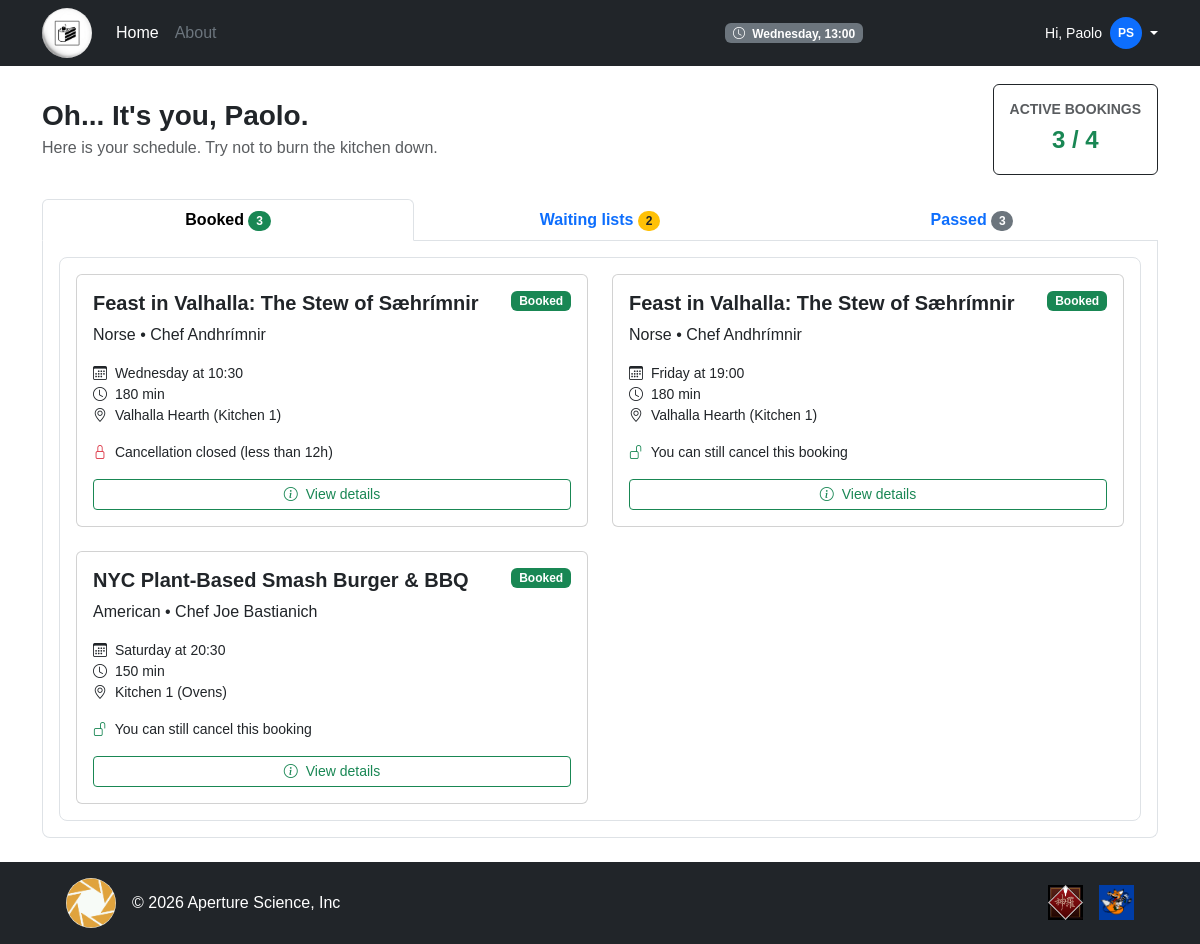
/student_profile (signed in), run on an earlier commit of the app's database.
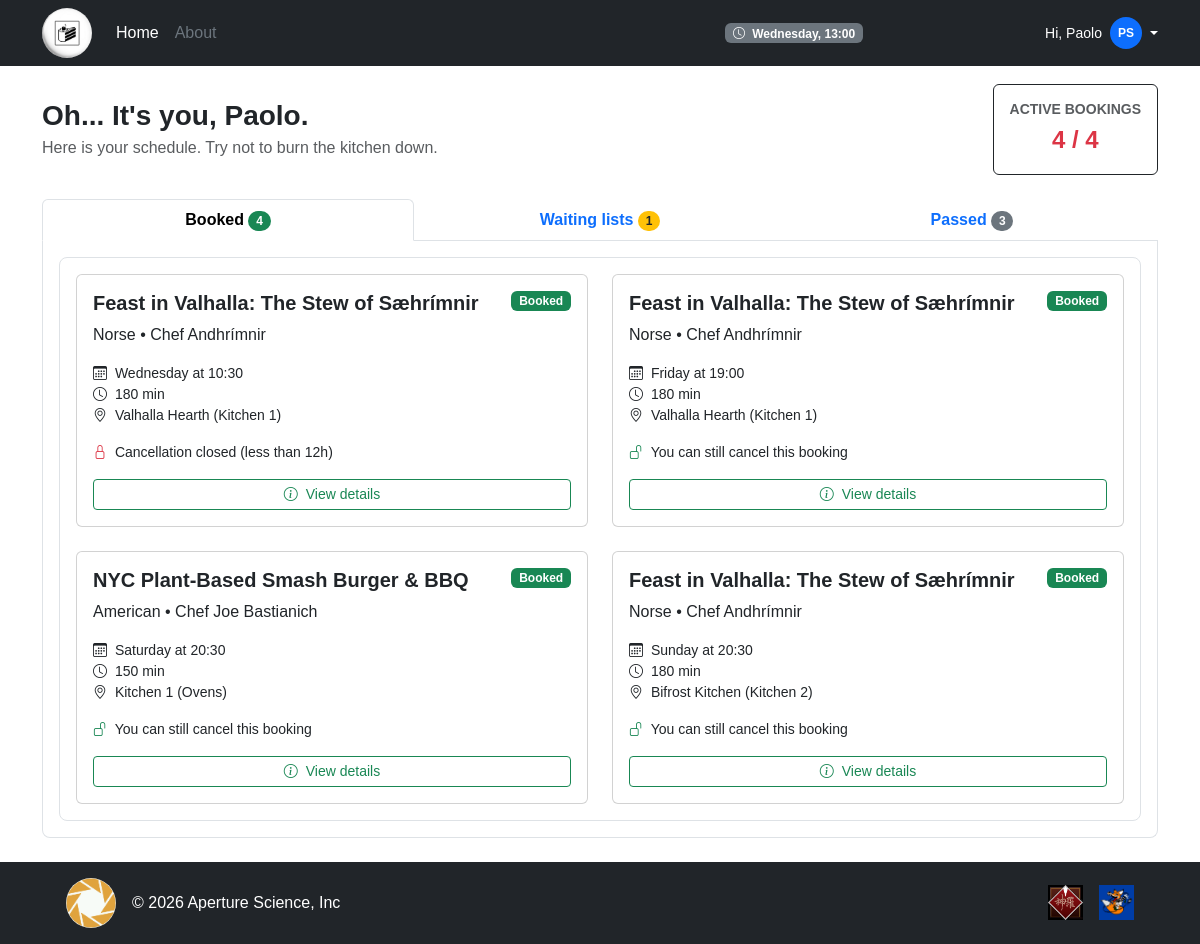
And on a later commit of the database.
### tables this page shows
CREATE TABLE "CLASS_SESSION" (
	"id"	INTEGER NOT NULL UNIQUE,
	"max_capacity"	INTEGER NOT NULL,
	"start_time"	TEXT NOT NULL,
	"day_of_week"	TEXT NOT NULL,
	"kitchen"	TEXT NOT NULL,
	"COOKING_CLASS_id"	INTEGER NOT NULL,
	PRIMARY KEY("id" AUTOINCREMENT),
	FOREIGN KEY("COOKING_CLASS_id") REFERENCES "COOKING_CLASS"("id") ON DELETE CASCADE
);

CREATE TABLE "USER" (
	"email"	TEXT NOT NULL UNIQUE,
	"first_name"	TEXT NOT NULL,
	"last_name"	TEXT NOT NULL,
	"password_hash"	TEXT NOT NULL,
	"role"	TEXT NOT NULL CHECK("role" IN ('manager', 'student')),
	PRIMARY KEY("email")
);

CREATE TABLE "BOOKING" (
	"id"	INTEGER NOT NULL UNIQUE,
	"rating"	INTEGER CHECK("rating" BETWEEN 1 AND 5),
	"status"	TEXT NOT NULL CHECK("status" IN ('ENROLLED', 'WAITING')),
	"CLASS_SESSION_id"	INTEGER NOT NULL,
	"USER_email"	TEXT NOT NULL,
	UNIQUE("CLASS_SESSION_id","USER_email"),
	PRIMARY KEY("id" AUTOINCREMENT),
	FOREIGN KEY("CLASS_SESSION_id") REFERENCES "CLASS_SESSION"("id") ON DELETE CASCADE,
	FOREIGN KEY("USER_email") REFERENCES "USER"("email") ON DELETE CASCADE
);

CREATE TABLE "COOKING_CLASS" (
	"id"	INTEGER NOT NULL UNIQUE,
	"cuisine"	TEXT NOT NULL,
	"title"	TEXT NOT NULL,
	"duration"	INTEGER NOT NULL,
	"difficulty"	TEXT NOT NULL CHECK("difficulty" IN ('Beginner', 'Intermediate', 'Advanced')),
	"chef_name"	TEXT NOT NULL,
	"description"	TEXT NOT NULL,
	"dietary_category"	TEXT NOT NULL CHECK("dietary_category" IN ('Standard', 'Vegetarian', 'Vegan', 'Gluten-free')),
	"photo_1"	TEXT NOT NULL,
	"photo_2"	TEXT NOT NULL,
	"photo_3"	TEXT NOT NULL,
	"USER_email"	TEXT NOT NULL,
	PRIMARY KEY("id" AUTOINCREMENT),
	FOREIGN KEY("USER_email") REFERENCES "USER"("email") ON DELETE CASCADE
);

### app.py (the view)
@app.route("/student_profile")
@login_required
def student_profile():
    if current_user.role != "student":
        return redirect(url_for("home"))
    all_sessions = booking_dao.get_user_enrolled_sessions(current_user.email)
    all_sessions.sort(key=lambda s: (utilities_dao.DAYS.index(s["day_of_week"]), s["start_time"]))
    upcoming_sessions = []
    past_sessions = []
    on_waiting_list = []
    for session in all_sessions:
        session = dict(session)
        ended = utilities_dao.check_end_of_session(session["day_of_week"], session["start_time"], session["duration"])
        if session["status"] == "WAITING":
            if not ended:
                session["waiting_position"] = booking_dao.get_waiting_list_positions(current_user.email, session["id"])
                on_waiting_list.append(session)
        elif ended:
            past_sessions.append(session)
        else:
            session["deletable"] = utilities_dao.check_delete_eligibility(session["day_of_week"], session["start_time"])
            upcoming_sessions.append(session)
    return render_template(
        "student/student_profile.html",
        upcoming_sessions=upcoming_sessions,
        past_sessions=past_sessions,
        on_waiting_list=on_waiting_list,
        max_enrollments=utilities_dao.MAX_ENROLLMENTS
        )

### app.py (called while the page is built)
@login_manager.user_loader
def load_user(user_id):
    db_user = user_dao.get_user_by_email(user_id)
    if not db_user:
        return None
    return User(
        email=db_user["email"],
        first_name=db_user["first_name"],
        last_name=db_user["last_name"],
        password=db_user["password_hash"],
        role=db_user["role"]
    )

@app.context_processor
def inject_current_time():
    return {"current_day": utilities_dao.CURRENT_DAY, "current_time": utilities_dao.CURRENT_TIME}

### dao/booking_dao.py (called while the page is built)
def get_waiting_list_positions(user_email, session_id):
    conn = utilities_dao.db_connect()
    cursor = conn.cursor()
    query = """
        SELECT COUNT(*) AS position
        FROM BOOKING
        WHERE CLASS_SESSION_id = ?
            AND status = 'WAITING'
            AND id <= (
                SELECT id
                FROM BOOKING
                WHERE CLASS_SESSION_id = ?
                    AND USER_email = ?
            )
        """
    cursor.execute(query, (session_id, session_id, user_email))
    waiting_list = cursor.fetchone()
    utilities_dao.close_connection(conn, cursor)
    return waiting_list["position"] if waiting_list else None

### dao/user_dao.py (called while the page is built)
def get_user_by_email(email):
    conn = utilities_dao.db_connect()
    cursor = conn.cursor()
    cursor.execute("SELECT * FROM user WHERE email = ?", (email,))
    user = cursor.fetchone()
    utilities_dao.close_connection(conn, cursor)
    return user

### dao/utilities_dao.py (called while the page is built)
def db_connect():
    conn = sqlite3.connect(DATABASE)
    conn.row_factory = sqlite3.Row
    conn.execute("PRAGMA foreign_keys = ON")
    return conn

def close_connection(conn, cursor):
    conn.commit()
    cursor.close()
    conn.close()

def get_week_time(day, time_str):
    hours, minutes = time_str.split(":")
    return datetime.timedelta(days=DAYS.index(day), hours=int(hours), minutes=int(minutes))

def get_minutes(time_str):
    return datetime.timedelta(minutes=int(time_str))

def check_delete_eligibility(day, time):
    session_time = get_week_time(day, time)
    current_time = get_week_time(CURRENT_DAY, CURRENT_TIME)
    return session_time - current_time >= MIN_TIME_BEFORE_SESSION

def check_end_of_session(day, time, duration):
    session_start_time = get_week_time(day, time)
    session_duration = get_minutes(duration)
    session_end_time = session_start_time + session_duration
    current_time = get_week_time(CURRENT_DAY, CURRENT_TIME)
    return current_time >= session_end_time

### templates/student/student_profile.html (shortened to what this page needs)
{% extends "base.html" %}
{% block content %}
<div class="container my-4">
    <div class="d-flex flex-wrap align-items-center justify-content-between mb-4">
        <div>
            <h3 class="fw-bold mb-1">Oh... It's you, {{ current_user.first_name }}.</h3>
            <p class="text-muted mb-0">Here is your schedule. Try not to burn the kitchen down.</p>
        </div>
        <div class="card border-dark text-center">
            <div class="card-body p-3">
                <h6 class="small fw-bold text-muted mb-1">ACTIVE BOOKINGS</h6>
                <div class="fs-4 fw-bold {% if upcoming_sessions|length >= max_enrollments %}text-danger{% else %}text-success{% endif %}">
                    {{ upcoming_sessions|length }} / {{ max_enrollments }}
                </div>
            </div>
        </div>
    </div>
    <div class="row mt-4">
        <div class="col-12">
            <ul class="nav nav-tabs nav-justified">
                <li class="nav-item">
                    <a class="nav-link active" data-bs-toggle="tab" href="#booked">
                        <strong>Booked</strong> <span class="badge bg-success rounded-pill">{{ upcoming_sessions|length }}</span>
                    </a>
                </li>
                <li class="nav-item">
                    <a class="nav-link" data-bs-toggle="tab" href="#waiting">
                        <strong>Waiting lists</strong> <span class="badge bg-warning text-dark rounded-pill">{{ on_waiting_list|length }}</span>
                    </a>
                </li>
                <li class="nav-item">
                    <a class="nav-link" data-bs-toggle="tab" href="#passed">
                        <strong>Passed</strong> <span class="badge bg-secondary rounded-pill">{{ past_sessions|length }}</span>
                    </a>
                </li>
            </ul>
            <div class="border border-top-0 rounded-bottom-3 p-3">
                <div class="tab-content border rounded-3 p-3">
                    <div id="booked" class="tab-pane fade show active">
                        {% if upcoming_sessions %}
                        <div class="row row-cols-1 row-cols-md-2 g-4">
                            {% for upcoming in upcoming_sessions %}
                            <div class="col">
                                <div class="card h-100">
                                    <div class="card-body">
                                        <div class="d-flex justify-content-between align-items-start mb-2">
                                            <h5 class="card-title fw-bold mb-0">{{ upcoming.title }}</h5>
                                            <span class="badge bg-success">Booked</span>
                                        </div>
                                        <p class="card-text mb-3">{{ upcoming.cuisine }} &bull; Chef {{ upcoming.chef_name }}</p>
                                        <ul class="list-unstyled small mb-3">
                                            <li><i class="bi bi-calendar3 me-1"></i> {{ upcoming.day_of_week }} at {{ upcoming.start_time }}</li>
                                            <li><i class="bi bi-clock me-1"></i> {{ upcoming.duration }} min</li>
                                            <li><i class="bi bi-geo-alt me-1"></i> {{ upcoming.kitchen }}</li>
                                        </ul>
                                        <p class="small mb-3">
                                            {% if upcoming.deletable %}
                                            <i class="bi bi-unlock text-success me-1"></i> You can still cancel this booking
                                            {% else %}
                                            <i class="bi bi-lock text-danger me-1"></i> Cancellation closed (less than 12h)
                                            {% endif %}
                                        </p>
                                        <a href="{{ url_for('session_details', session_id=upcoming.id) }}" class="btn btn-outline-success btn-sm w-100">
                                            <i class="bi bi-info-circle me-1"></i> View details
                                        </a>
                                    </div>
                                </div>
                            </div>
                            {% endfor %}
                        </div>
                        {% else %}
                        <div class="text-center py-5 text-muted"><p class="mb-0">You haven't made any reservations yet.</p></div>
                        {% endif %}
                    </div>
                </div>
            </div>
        </div>
    </div>
</div>
{% endblock %}

### templates/base.html (shortened to what this page needs)
<!DOCTYPE html>
<html lang="en">
<head>
    <link href="https://cdn.jsdelivr.net/npm/bootstrap@5.3.3/dist/css/bootstrap.min.css" rel="stylesheet">
    <link rel="stylesheet" href="https://cdn.jsdelivr.net/npm/bootstrap-icons@1.11.3/font/bootstrap-icons.min.css">
    <link rel="stylesheet" href="{{ url_for('static', filename='css/root.css') }}">
    <link rel="stylesheet" href="{{ url_for('static', filename='css/index.css') }}">
    <link rel="stylesheet" href="{{ url_for('static', filename='css/authentication.css') }}">
    <link rel="stylesheet" href="{{ url_for('static', filename='css/profiles.css') }}">
</head>
<body class="d-flex flex-column min-vh-100">
    <header class="fixed-top py-2 text-bg-dark">
        <div class="container">
            <div class="d-flex flex-wrap align-items-center">
                <a href="{{ url_for('home') }}" class="d-flex align-items-center me-3 text-white text-decoration-none">
                    <img class="site-logo rounded-circle" width="50" height="50"
                        src="{{ url_for('static', filename='img/logos/cake_3.jpg') }}"
                        alt="The cake is a lie logo">
                </a>
                <ul class="nav me-auto mb-2 mb-md-0">
                    <li><a href="{{ url_for('home') }}" class="nav-link px-2 text-white">Home</a></li>
                    <li><a href="#" class="nav-link px-2 text-secondary">About</a></li>
                </ul>
                <span class="badge bg-secondary me-3">
                    <i class="bi bi-clock me-1"></i> {{ current_day }}, {{ current_time }}
                </span>
                <div class="col-md-3 text-end">
                    {% if not current_user.is_authenticated %}
                    <a href="{{ url_for('login') }}" type="button" class="btn btn-primary me-2">Login</a>
                    {% else %}
                    <div class="dropdown text-end">
                        <a href="#"
                            class="d-inline-flex align-items-center text-white text-decoration-none dropdown-toggle"
                            data-bs-toggle="dropdown" aria-expanded="false">
                            <span class="me-2 small">Hi, {{ current_user.first_name }}</span>
                            <span class="avatar-initials bg-primary text-white rounded-circle d-inline-flex align-items-center justify-content-center me-1">
                                {{ current_user.first_name[0] }}{{ current_user.last_name[0] }}
                            </span>
                        </a>
                    </div>
                    {% endif %}
                </div>
            </div>
        </div>
    </header>
    <main class="flex-grow-1">
        {% block content %}
        {% endblock %}
    </main>
    <footer class="text-bg-dark py-3 mt-auto">
        <div class="container">
            <div class=" d-flex flex-wrap justify-content-between align-items-center">
                <div class="col-md-4 d-flex align-items-center mx-4">
                    <a href="{{ url_for('home') }}" class="d-flex align-items-center me-3 text-white text-decoration-none">
                        <img class="site-logo rounded-circle" width="50" height="50" src="{{ url_for('static', filename='img/logos/aperture_science.jpg') }}" alt="">
                    </a>
                    <span class="text-body-primary">© 2026 Aperture Science, Inc</span>
                </div>
                <ul class="nav col-md-4 justify-content-end list-unstyled d-flex mx-4">
                    <li class="ms-3">
                        <a class="text-body-secondary" href="#" aria-label="Shinra Inc">
                            <img src="{{ url_for('static', filename='img/logos/shinra_logo.jpg') }}" alt="Shinra Inc" width="35" height="35">
                        </a>
                    </li>
                    <li class="ms-3">
                        <a class="text-body-secondary" href="#" aria-label="Fox Hound">
                            <img src="{{ url_for('static', filename='img/logos/fox_hound_logo.jpg') }}" alt="Fox Hound" width="35" height="35">
                        </a>
                    </li>
                </ul>
            </div>
        </div>
    </footer>
</body>
</html>

### static/css/root.css (style rules this page uses)
html { scrollbar-width: thin; scrollbar-color: #0072FA #212529; scroll-behavior: smooth; }
body { padding-top: 60px; overflow-x: hidden; font-family: Verdana, Geneva, Tahoma, sans-serif; }
.site-logo { object-fit: cover; }
.avatar-initials { width: 32px; height: 32px; font-size: 0.75rem; font-weight: 600; }

What changed in the data, as far as the page shows it:
now on this page (row edited): BOOKING: title "Feast in Valhalla: The Stew of Sæhrímnir", cuisine "Norse", chef_name "Andhrímnir", day_of_week "Sunday", start_time "20:30", duration "180", kitchen "Bifrost Kitchen (Kitchen 2)", shows "You can still cancel this booking"
Also different on the page:
{{ upcoming_sessions|length }}: "3" → "4"
{{ on_waiting_list|length }}: "2" → "1"
